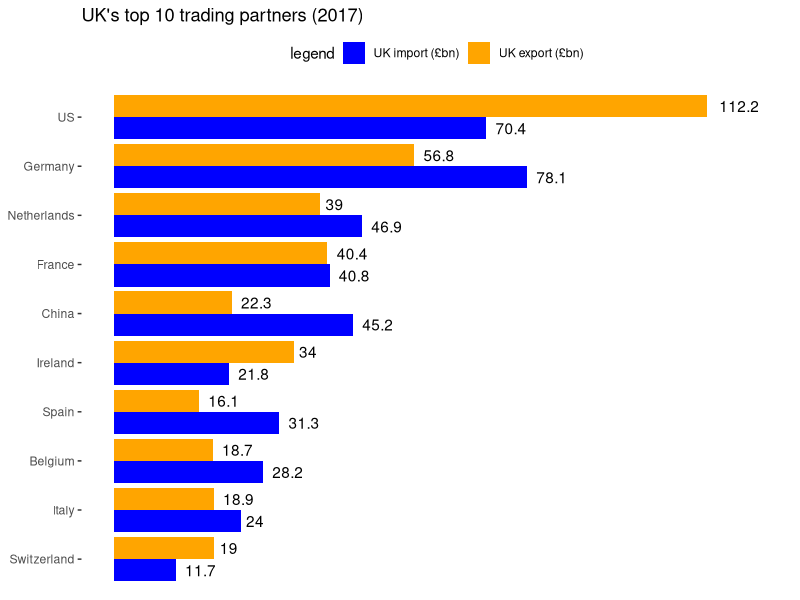

Reproduce this figure in R.
## ---- chunk 1
knitr::opts_chunk$set(echo = TRUE)
library(dplyr)
library(ggplot2)
library(reshape2)
library(ggrepel)
## ---- chunk 2
trading <- read.csv(file='trading.csv', header = TRUE, sep=',')
## ---- chunk 3
countries.order = c('US','Germany','Netherlands','France', 'China', 'Ireland', 'Spain','Belgium','Italy','Switzerland')

trading.m <- melt(trading, id.vars = 'country')
trading.plot <- ggplot(trading.m, aes(x = country, y = value, fill = variable, label = value)) +
  geom_col(position = 'dodge') +
  coord_flip() +
  scale_y_continuous(limits = c(0, max(trading.m$value) + 10)) + 
  scale_x_discrete(limits = rev(countries.order)) +
  scale_fill_manual("legend", values = c('import' = 'blue', 'export' = 'orange'), labels = c('UK import (£bn)', 'UK export (£bn)')) +
  geom_text(position = position_dodge(.9), hjust = -0.3) +
  theme(legend.position = 'top', panel.grid = element_blank(), panel.background = element_blank(),
        axis.text.x = element_blank(), axis.ticks.x = element_blank(), axis.title = element_blank())+
  ggtitle('UK\'s top 10 trading partners (2017)')

trading.plot
